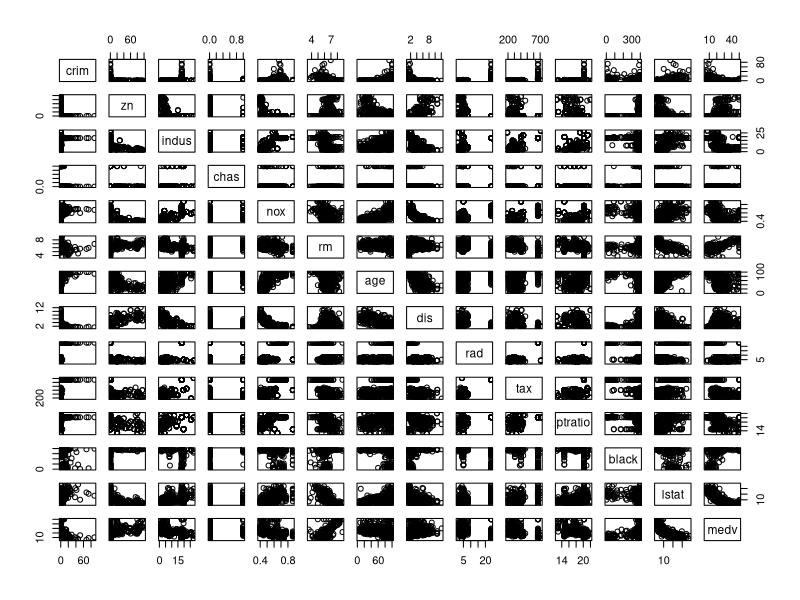
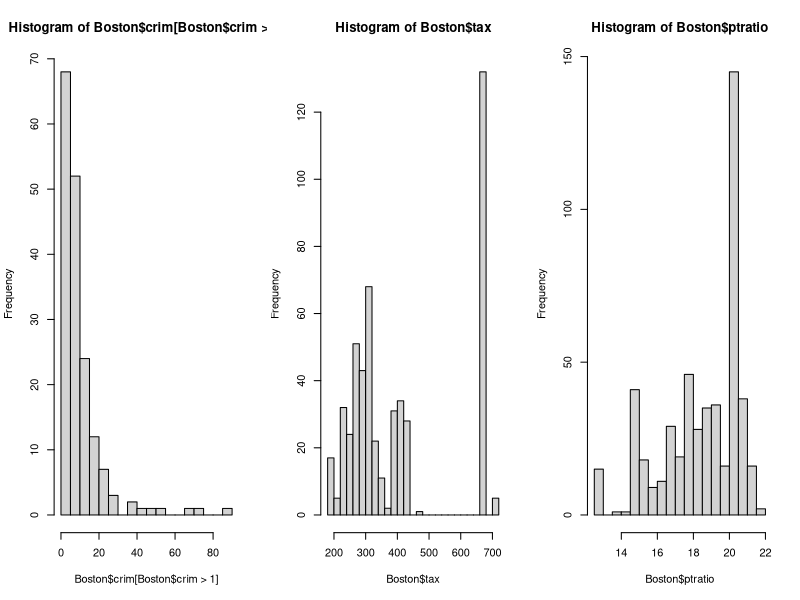

Here is the R script that generated these plots, in order:
## ---- chunk 1
library(MASS)
## ---- chunk 2
Boston
## ---- chunk 3
?Boston
## ---- chunk 4
dim(Boston)
## ---- chunk 5
pairs(Boston)
## ---- chunk 6
cor(Boston)
## ---- chunk 7
par(mfrow=c(1, 3))
hist(Boston$crim[Boston$crim>1], breaks=25)
hist(Boston$tax, breaks=25)
hist(Boston$ptratio, breaks=25)
## ---- chunk 8
dim(subset(Boston, chas==1))
## ---- chunk 9
summary(Boston$ptratio)
## ---- chunk 10
median(Boston$ptratio)
## ---- chunk 11
lowest <- subset(Boston, medv == min(Boston$medv))
lowest
## ---- chunk 12
summary(Boston$medv)
## ---- chunk 13
summary(Boston)
## ---- chunk 14
Boston$rm
## ---- chunk 15
dim(subset(Boston, rm > 7))
## ---- chunk 16
dim(subset(Boston, rm > 8))
## ---- chunk 17
summary(subset(Boston, rm > 8))
